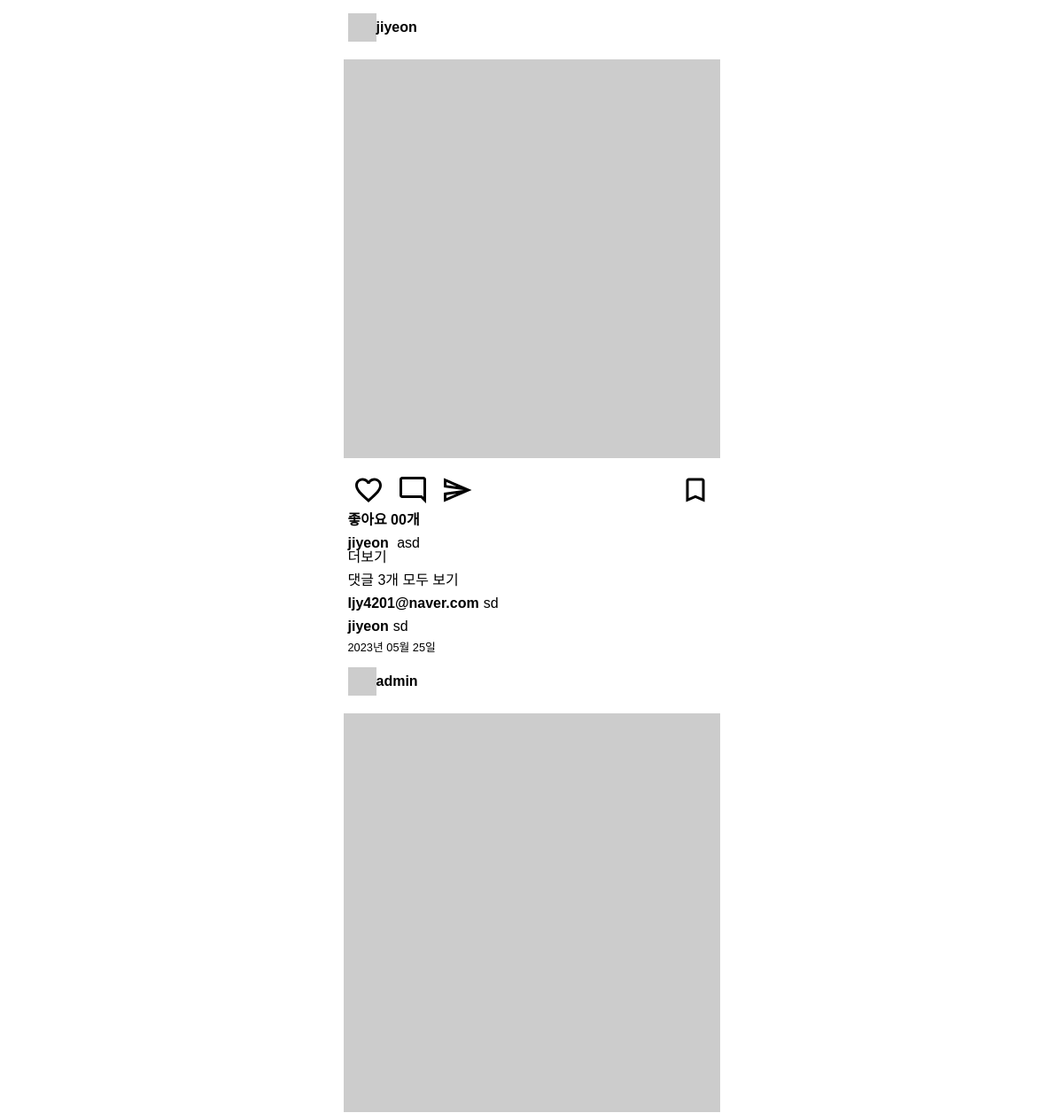
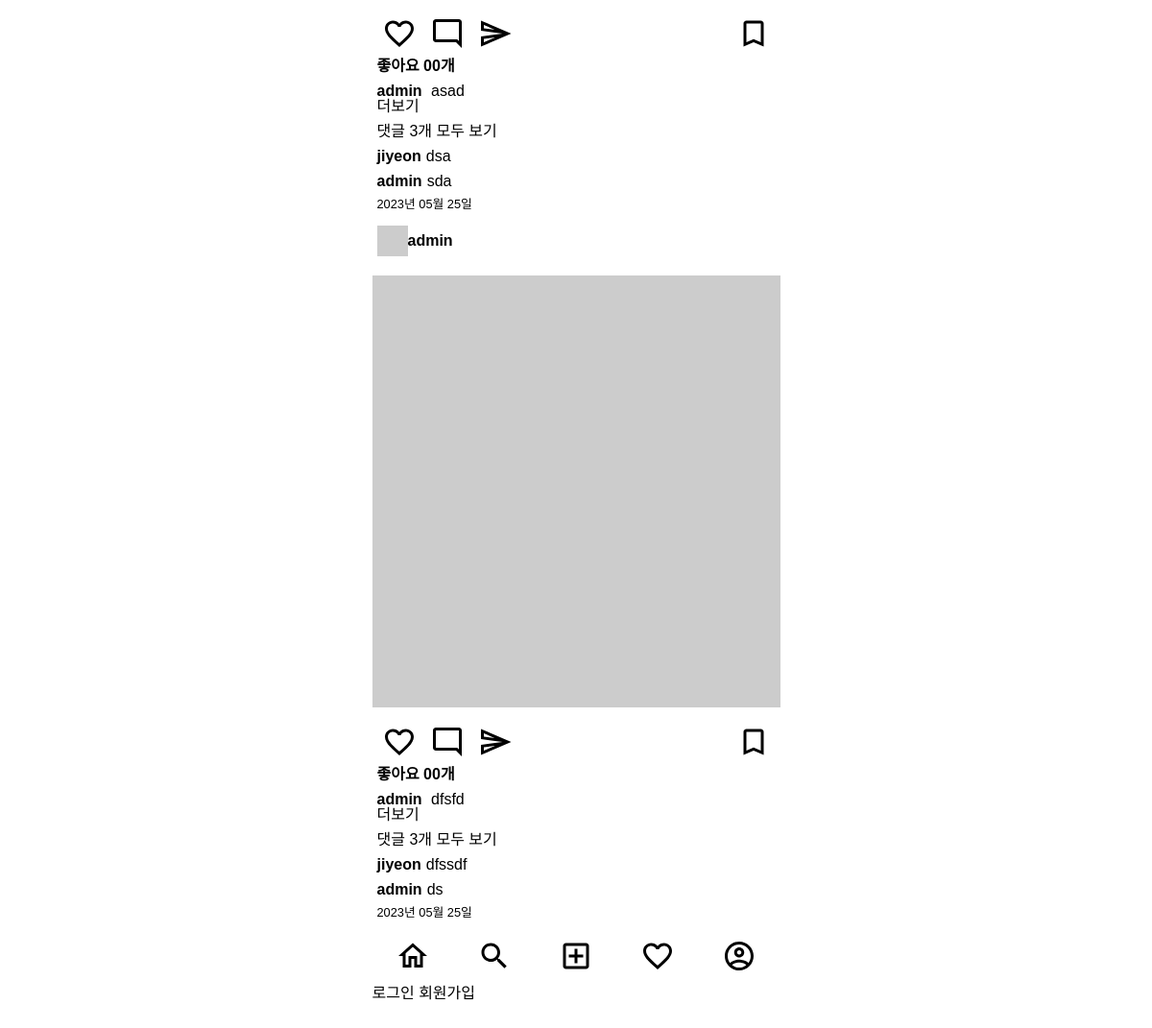
The page / on the database its author committed (2 pictures, top to bottom).
### posts/models.py (models this page shows)
class Post(models.Model):
    image = models.ImageField(verbose_name="이미지", null = True, blank=True)
    content = models.TextField("내용")
    created_at = models.DateTimeField("작성일", auto_now_add=True)
    view_count = models.IntegerField("조회수", default=0)
    writer = models.ForeignKey(to=User, on_delete=models.CASCADE, null=True, blank=True)

class Comment(models.Model):
    content = models.TextField(verbose_name="내용")
    created_at = models.DateTimeField(verbose_name="작성일", auto_now_add=True)
    post = models.ForeignKey(to="Post", on_delete=models.CASCADE)
    writer = models.ForeignKey(to=User,on_delete=models.CASCADE)

### users/models.py (models this page shows)
class User(AbstractUser):
    phone = models.CharField(verbose_name="전화번호", max_length=11)
    objects = UserManager()

### posts/views.py (the view)
# urls.py: path('', index, name="index"),
def index(request):
    post_list = Post.objects.all().order_by('-created_at')
    context = {
        'post_list':post_list
    }
    return render(request, 'index.html', context)

### templates/index.html (shortened to what this page needs)
{% extends 'base.html' %}
{% load static %}
{%block content %}
<main>
    <div class="card-list">
        {% for post in post_list %}
        {% include 'mixin/posts/post_card.html' with detail=False %}
        {%endfor %}
    </div>
</main>
{% endblock %}

### templates/mixin/posts/post_card.html (shortened to what this page needs)
{% load static %}
<div class="card">
    <div class="card__header">
        <img src="http://via.placeholder.com/32x32" alt="프로필이미지">
        <a href="#">
            <span class="card__user-name">{{post.writer}}</span>
        </a>
    </div>
    <div class="card__body">
        <div>
            {% if post.image %}
            <img class="card__image" src="{{post.image.url}}" alt="">
            {% else %}
            <img class="card__image" src="http://via.placeholder.com/600x600" alt="">
            {% endif %}
        </div>
    </div>
    <div class="card__btn-group">
        <div>
            <img class="card__btn" src="{% static 'icons/favorite_outlined_black_36dp.svg' %}" alt="좋아요">
            <img class="card__btn" src="{% static 'icons/mode_comment_outlined_black_36dp.svg' %}" alt="댓글">
            <img class="card__btn" src="{% static 'icons/send_outlined_black_36dp.svg' %}" alt="공유하기">
        </div>
        <div>
            <img class="card__btn" src="{% static 'icons/bookmark_outlined_black_36dp.svg' %}" alt="북마크">
        </div>
    </div>
    <div class="card_content">
        <span class="card__like-num">좋아요 00개</span>
        <div class="card__main-text">
            <p><span class="card__user-name">{{post.writer}}</span>
                {% if not detail %}
                {{ post.content|truncatechars:35 }}
                {% else %}
                {{ post.content }}
                {% endif %}
            </p>
            {% if not detail %}
            <a href="{% url 'posts:post-detail' post.id%}">더보기</a>
            {% endif %}
        </div>
        <div>
            <p>댓글 {{post.comment_set.all.count}}개 {% if not detail %}
                <a href="{% url 'posts:post-detail' post.id%}">모두 보기</a>
                {% endif %}</p>
            <ul class="card__comment-group">
                {% if not detail %}
                    {% for comment in post.comment_set.all|slice:":2" %}
                    <li>
                        <p><span class="card__user-name">{{comment.writer}}</span>{{comment.content}}</p>
                    </li>
                    {% endfor %}
                {% else %}
                    {% for comment in post.comment_set.all %}
                    <li>
                        <p><span class="card__user-name">{{comment.writer}}</span>{{comment.content}}</p>
                    </li>
                    {% endfor %}
                {% endif %}
            </ul>
            <p class="card__created-at">{{post.created_at|date:"Y년 m월 d일"}}</p>
        </div>
    </div>
</div>

### static/css/index.css (style rules this page uses)
.container { display: flex; flex-direction: column; max-width: 425px; }
body { font-family: 'Noto Sans KR', sans-serif; margin: 0 auto 60px auto; }
main { background-color: #FAFAFA; }
.card-list { margin: 10px 0; background-color: #FFFFFF; }
.card__header { display: flex; align-items: center; margin: 15px 0; padding: 0 5px; }
.card__user-name { font-weight: bold; margin: 0 5px 0 0; }
.card__body { margin: 10px 0; }
.card__image { height: 450px; width: 100%; margin: 5px 0; object-fit: cover; }
.card__btn-group { display: flex; justify-content: space-between; margin: 5px 0; padding: 0 5px; }
.card__btn { margin: 0 5px; }
.card_content { display: flex; flex-direction: column; padding: 0 5px; }
.card__like-num { font-weight: bold; }
.card__main-text { margin: 10px 0; }
.card__comment-group>li { margin: 10px 0; }
.card__created-at { font-weight: lighter; font-size: 0.8rem; }

### rows shown on the page
Post: writer "jiyeon", content "asd", comment_set.all.count "3", created_at "2023년 05월 25일"
Comment: writer "ljy4201@naver.com", content "sd"
Comment: writer "jiyeon", content "sd"
Post: writer "admin", content "asad", comment_set.all.count "3", created_at "2023년 05월 25일"
Comment: writer "jiyeon", content "dsa"
Comment: writer "admin", content "sda"
Post: writer "admin", content "dfsfd", comment_set.all.count "3", created_at "2023년 05월 25일"
Comment: writer "jiyeon", content "dfssdf"
Comment: writer "admin", content "ds"
